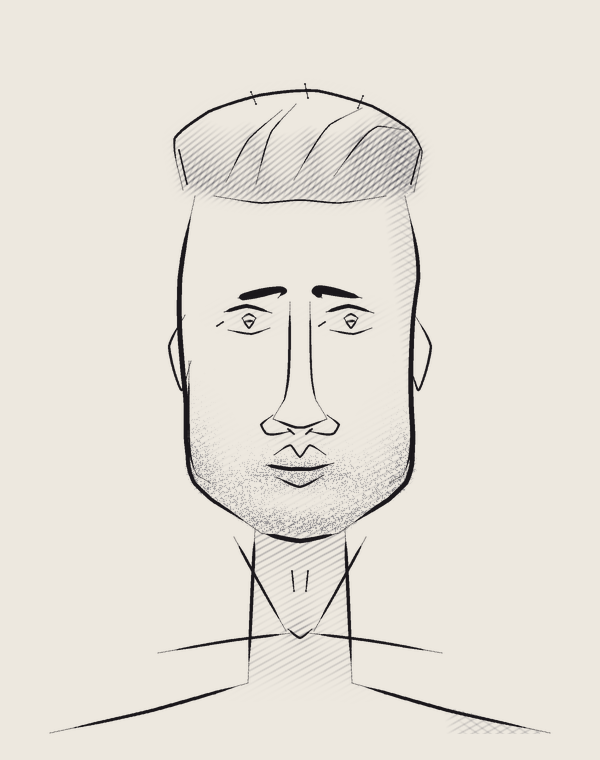

Recreate this plot in Python.
"""
FACE #3 (the favourite) — hair rebuilt with the LOOMIS male-hair construction:
build the hair as a DOME outward from the sphere (volume), wider & ANGULAR for a
man (extra volume at crown + side planes, receding at the temples), massed into
3D RIBBON-locks with overlapping strokes; shadow blocked UNDER the locks and at
the TEMPLES (where hair meets face), light kept on TOP of the dome.
"""
import face_generator as fg
import numpy as np
from PIL import Image, ImageDraw
g2,soft,stripes=fg.g2,fg.soft,fg.stripes
W,H,CX=fg.W,fg.H,fg.CX
PAPER,INK_SH=fg.PAPER,fg.INK_SH
stroke,SS,INK=fg.stroke,fg.SS,fg.INK
yy,xx=fg.yy,fg.xx
OUT="/sessions/lucid-charming-babbage/mnt/outputs/loomis"

P={'seed':7,'ytop':156,'yhair':196,'ybrow':296,'yeye':321,'ynose':419,'ymouth':463,'ychin':533,
   'cheek':113,'jaw':114,'chin':39,'brow_w':5.4,'brow_slant':4,'brow_len':44,'eye_w':25,'eye_sp':51,
   'eye_open':9,'nose_w':33,'bridge':2.0,'mouth_w':34,'lip':6,'hair':2,'hair_h':60,'lw':3.6,'term':106,'shadow':0.16}

# FULLER dome whose sides come down at the temples; ARCED hairline that frames the forehead
_T=[(CX-117,190),(CX-126,140),(CX-92,112),(CX-44,96),(CX+10,90),(CX+62,102),(CX+104,124),(CX+122,150),(CX+114,192)]
DOME=_T+[(CX+86,196),(CX+40,203),(CX,200),(CX-40,203),(CX-86,196)]
# soft lock recesses (centre, angle) — used only as SHADOW between locks, never hard lines
REC=[(CX-46,148,-0.22),(CX+10,142,-0.10),(CX+60,148,0.02)]

def my_hair(a,P):
    cx=CX
    a(_T,2.2,lead=0.2,tail=0.22,swell=0.2)                                        # soft dome edge (light)
    a([(cx-86,196),(cx-40,203),(cx,200),(cx+40,203),(cx+86,196)],1.2,lead=0.3,tail=0.3,swell=0.1)  # arced hairline (light)
    for q in [((cx-44,184),(cx-30,134),(cx-4,104)),((cx-6,180),(cx+26,128),(cx+62,108)),
              ((cx+34,176),(cx+72,128),(cx+106,130)),((cx-74,182),(cx-52,140),(cx-18,110))]:
        a(list(q),1.1,lead=0.34,tail=0.36,swell=0.08)                            # soft swept flow on lock bodies
    a([(cx-113,184),(cx-121,150)],1.3,cs=True,ce=True,swell=0.1)                  # temple recession
    a([(cx+111,184),(cx+120,150)],1.3,cs=True,ce=True,swell=0.1)
    for q in [((cx+8,98),(cx+5,84)),((cx-44,104),(cx-49,92)),((cx+58,108),(cx+63,96))]:
        a(list(q),0.9,cs=True,ce=True,swell=0.06)                                # a few soft flyaways
    return DOME
fg.hair=my_hair

def poly(pts):
    im=Image.new("L",(W,H),0); ImageDraw.Draw(im).polygon([(float(x),float(y)) for x,y in pts],fill=255)
    return np.asarray(im,float)/255.0

def render():
    S,sil,hp=fg.D(P); cx=CX; ye=P['yeye']
    body=np.clip(poly(sil)+poly(hp)+poly([(cx-P['chin']-6,P['ychin']-4),(cx+P['chin']+6,P['ychin']-4),
        (cx+52,P['ychin']+150),(cx+250,P['ychin']+200),(cx-250,P['ychin']+200),(cx-52,P['ychin']+150)]),0,1)
    mask=(soft(body,2)>0.5).astype(float)
    # face light + under-plane accents
    xterm=(cx+P['term'])+(yy-ye)*0.12
    shadow=np.clip((xx-xterm)/28+0.5,0,1)*mask
    half=np.clip((shadow-0.16)/0.34,0,1)
    g=half*P['shadow']*stripes(-0.5,6,1.5,P['seed'])+np.clip(shadow-0.55,0,1)*0.30*stripes(0.6,7,1.5,P['seed']+1)
    g=np.clip(g+soft(g2(cx,P['ynose']+18,P['nose_w'],8,0.34)+g2(cx,P['ymouth']+22,P['mouth_w']*0.8,8,0.3)
        +g2(cx,P['ychin']+10,120,30,0.28)+g2(cx-P['eye_sp'],P['ybrow']+20,P['eye_w'],10,0.26)
        +g2(cx+P['eye_sp'],P['ybrow']+20,P['eye_w'],10,0.3),4)*mask*0.5*stripes(-0.5,6,1.5,P['seed']),0,1)
    # HAIR VALUE — LAYERED locks: DARK in the recesses BETWEEN locks (drawn from DIV) +
    # temples + roots + shadow side; LIGHT on each lock's top (front + crown). Big contrast.
    hmask=soft(poly(hp),5)                                            # FEATHERED edges (soft hairline, no brim)
    rec=sum(g2(rx,ry,9,46,0.5,ra) for (rx,ry,ra) in REC)             # SOFT recesses between locks
    dark=np.clip(soft(rec + g2(cx-104,174,40,28,0.5)+g2(cx+106,172,40,32,0.55)  # + temples
                +g2(cx,190,120,14,0.4)+g2(cx+98,150,48,52,0.45),5),0,1)         # + roots + shadow side
    light=soft(g2(cx-16,110,86,22,1.0,-0.05)+g2(cx+46,116,46,16,0.6),5)         # lights on the lock tops (gloss)
    hairval=np.clip(0.40+dark-light*0.95,0,1)*hmask
    ghair=hairval*0.5*stripes(-0.66,5,1.6,3)+np.clip(hairval-0.52,0,1)*0.40*stripes(-1.2,5,1.5,4)
    g=np.clip(g+ghair,0,1)
    # ===== NECK & SHOULDERS (per the reference): SCM muscles -> sternal PIT, clavicles,
    #       Adam's apple; shadow in the pit, between/under the SCMs, under jaw + clavicles =====
    yc=P['ychin']
    def na(c,w,cs=False,ce=False): S.append(dict(ctrl=c,w=w,lead=0.2,tail=0.3,swell=0.2,smoothing=0.6,cap_start=cs,cap_end=ce))
    na([(cx-66,yc+4),(cx-42,yc+48),(cx-14,yc+98)],2.0)                                  # left SCM
    na([(cx+66,yc+4),(cx+42,yc+48),(cx+14,yc+98)],2.0)                                  # right SCM
    na([(cx-12,yc+96),(cx,yc+105),(cx+12,yc+96)],1.6)                                   # sternal pit (hollow)
    na([(cx-8,yc+38),(cx-6,yc+58)],1.1,cs=True,ce=True); na([(cx+8,yc+38),(cx+6,yc+58)],1.1,cs=True,ce=True)  # Adam's apple
    na([(cx-8,yc+100),(cx-72,yc+108),(cx-142,yc+120)],2.0)                              # left clavicle
    na([(cx+8,yc+100),(cx+72,yc+108),(cx+142,yc+120)],2.0)                              # right clavicle
    ncast=soft(g2(cx,yc+98,14,12,0.85)+g2(cx,yc+72,22,40,0.3)                            # pit + front hollow
              +g2(cx-50,yc+54,15,52,0.3)+g2(cx+52,yc+54,16,52,0.4)                       # sides of the SCMs (R deeper)
              +g2(cx-62,yc+130,74,16,0.34)+g2(cx+62,yc+130,74,16,0.36)                   # under the clavicles
              +g2(cx,yc+12,92,26,0.36),5)*mask                                          # under the jaw (cast)
    g=np.clip(g + ncast*0.5*stripes(-0.5,6,1.5,P['seed']),0,1)
    # CHEEKBONE / JAW plane definition (handsome-masculine, reconstructed not copied)
    g=np.clip(g + soft(g2(cx+96,488,30,56,0.4,0.2)+g2(cx-96,488,26,56,0.26,-0.2)      # cheek hollow under the cheekbone (R deeper)
                       +g2(cx+118,540,30,40,0.3)+g2(cx-118,540,26,40,0.2),5)*mask*0.5*stripes(-0.5,6,1.5,P['seed']),0,1)
    # STUBBLE — a five-o'clock shadow on jaw/chin/upper lip/sideburns (stippling), keeps the lips clear
    beard=soft(g2(cx,512,118,44,1.0)+g2(cx,472,40,11,0.8)+g2(cx-112,476,22,58,0.7)+g2(cx+112,476,22,58,0.7),4)
    beard=beard*(soft(np.asarray(Image.fromarray(((poly(sil))*255).astype(np.uint8)),float)/255.0,2))*(yy<548)
    beard=beard*(1-soft(g2(cx,500,58,18,1.0),3))               # leave the lips/mouth clearer
    stip=(np.random.default_rng(9).random((H,W))<np.clip(beard,0,1)*0.42).astype(float)
    g=np.clip(g + soft(stip,0.4)*0.42*np.clip(beard*1.7,0,1),0,1)
    out=np.ones((H,W,3))*PAPER
    out=out*(1-g[...,None])+INK_SH*g[...,None]
    im=Image.new("L",(W*SS,H*SS),0); d=ImageDraw.Draw(im)
    for s in S: stroke(d,**s)
    fa=np.asarray(im.resize((W,H),Image.LANCZOS),float)/255.0
    out=out*(1-fa[...,None])+INK*fa[...,None]
    cl=np.clip(soft(g2(cx-P['eye_sp']-3,ye-3,2,2.4,1)+g2(cx+P['eye_sp']-3,ye-3,2,2.4,1),0.4),0,1)
    out=out*(1-cl[...,None])+PAPER*cl[...,None]
    return Image.fromarray(np.clip(out,0,255).astype(np.uint8))

if __name__=="__main__":
    render().save(f"{OUT}/face03_loomis_hair.png"); print("done")
